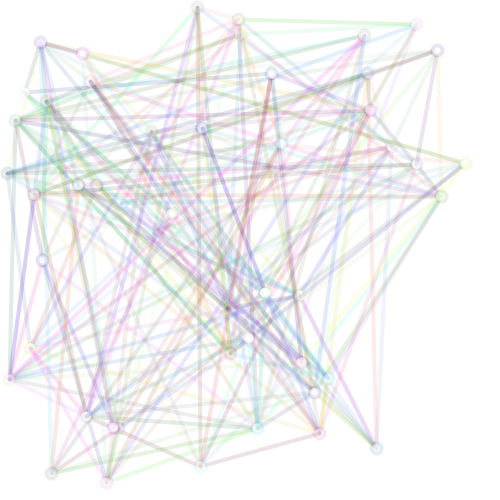
Frame 1 (no input)
Frame 60 (the mouse pressed at the canvas centre just before this capture): identical to frame 1, image omitted
Frame 120 (the mouse held since frame 60 and released just before this capture): identical to frame 1, image omitted

The Processing sketch that drew this single still picture (run headless with seeded random() and noise(); from frame 60 on, the mouse is pressed at the canvas centre):

// Processing sketch: Spooderman
// ── Spooderman.pde
class point2 {
  ArrayList points = new ArrayList();
  float x, y;
  point2 (float x_, float y_) {
    x = x_;
    y = y_;
  }
  void connect(point2[] places) {
    for (int i = 0; places.length > i; i++) {
      if((int)random(10) == 1) {
        points.add(places[i]);
      }
    }
  }
  void show() {
    for(int i = 0; points.size() > i; i++) {
      strokeWeight(4);
      stroke(random(255),random(255),random(255),30);
      line(x,y,((point2)points.get(i)).x,((point2)points.get(i)).y);
    }
    ellipse(x,y,10,10);
  }
}
//void lineCool(float x, float y, float x2, float y2, float center) {
 // PVector a = new PVector(x,y);
  //PVector b = new PVector(x2,y2);
  //b.sub(a).normalize();
  

int size = 50;
point2[] a = new point2[size];

void setup() {
  size(500,500);
  background(255);
  strokeWeight(1);
  stroke(random(255),random(255),random(255),255);
  for (int i = 0; size > i; i++) {
    a[i] = new point2(random(width), random(height));
  }
     for (int i = 0; size > i; i++) {
       a[i].connect(a);
     }
   for (int i = 0; size > i; i++) {
     a[i].show();
   }
}
void draw() {
  
}
